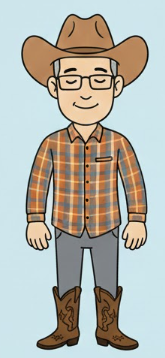
#> input picture cowboy.png, 165 x 358 px
$ python convert_image.py
#> lines starting #> are read from the running program, lines starting #| are printed output that depends on the picture
from PIL import Image

IMG_W, IMG_H = 120, 68
img = Image.open("cowboy.png").convert("RGB").resize((IMG_W, IMG_H))
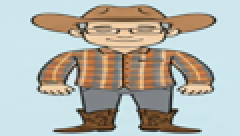
#> img: PIL image 120x68 RGB (shown 2 times larger); mean R, G, B 179.9, 180.7, 172.3

with open("image.mem", "w") as f:
    for y in range(IMG_H):
        for x in range(IMG_W):
            r, g, b = img.getpixel((x, y))
            val = ((r >> 3) << 11) | ((g >> 2) << 5) | (b >> 3)  # RGB565
            f.write(f"{val:04x}\n")

print("wrote image.mem (", IMG_W*IMG_H, "pixels )")
